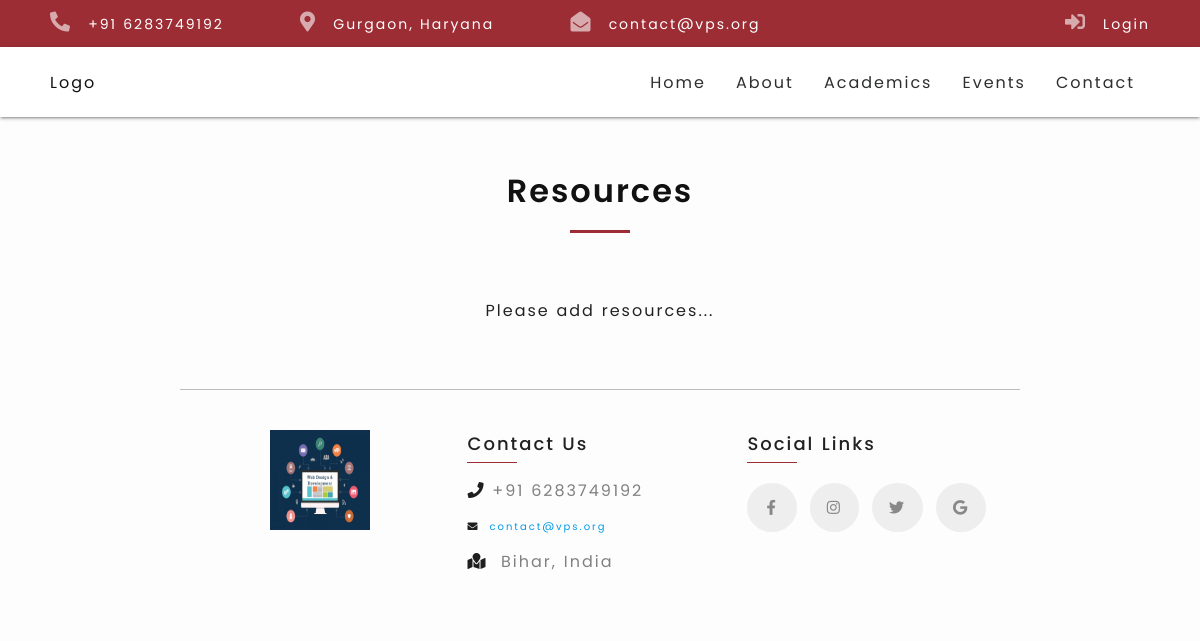
Page /academics/resources/ on the earlier database version.
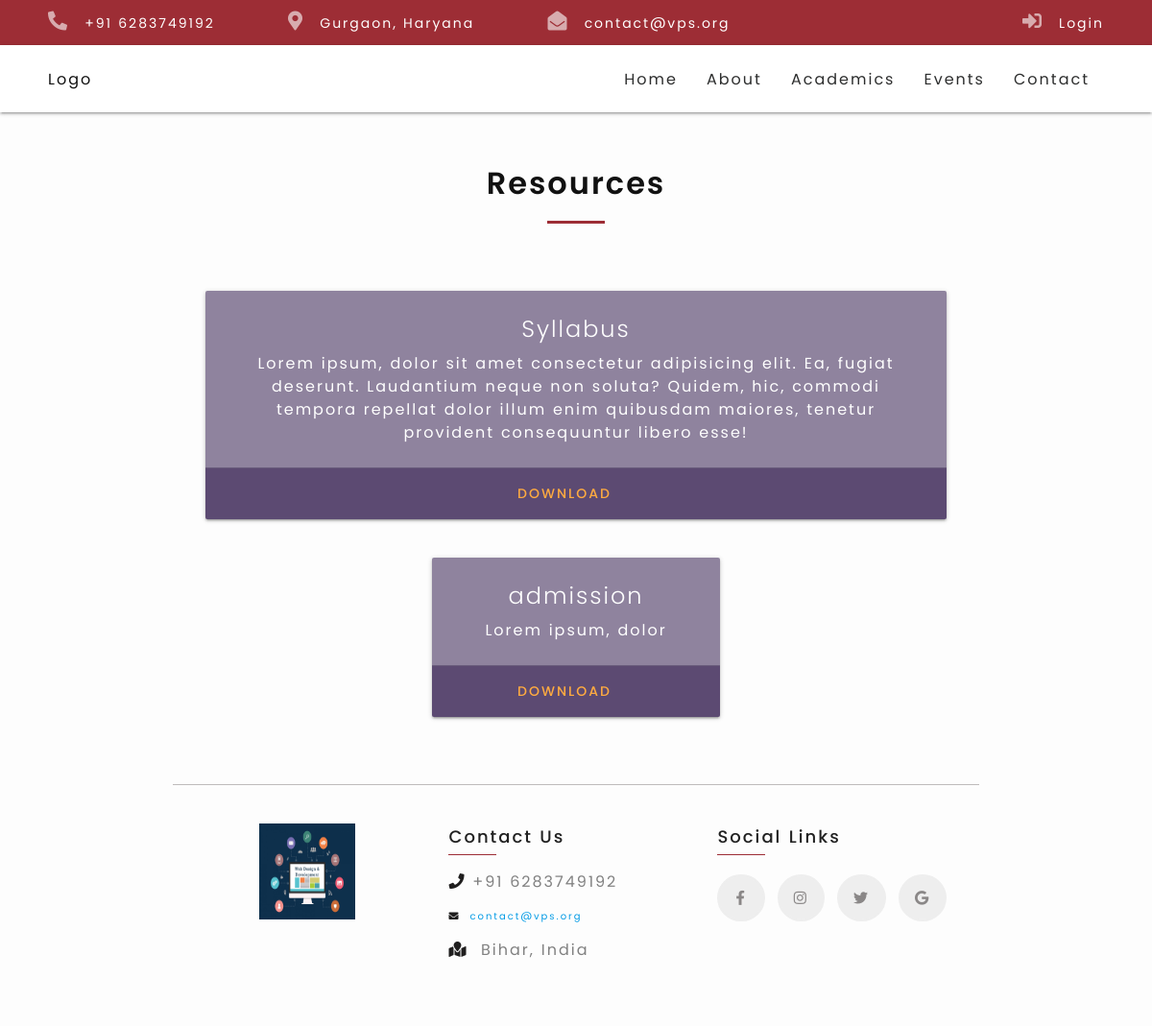
Same page on the later database version.
### academics/models.py (models this page shows)
class Resource(models.Model):
    title = models.CharField(max_length=100)
    description = models.TextField(max_length=500)
    createdOn = models.DateField()
    pdf = models.FileField(upload_to='pdf')

### academics/views.py (the view)
# urls.py: path('resources/', views.resources, name="resources")
def resources(request):
    reso = Resource.objects.all()
    return render(request, 'academics/resources.html', {'resources': reso})

### vpsBase/context_processor.py (called while the page is built)
def render_footer(request):
    footer_content = About.objects.all()[0]
    return {
        'about_content': footer_content
    }

### academics/templates/academics/resources.html (shortened to what this page needs)
{% extends 'vpsBase/base.html' %}
{% block content %}
<div class="resources-page text-center padding-lr-20 padding-tb-50">
  <h2 class="heading">Resources</h2>
<div class="container">
  <div class="resources d-flex flex-column mt-35">
    {% if resources %}
    {% for resource in resources %}
      <div class="card">
        <div class="card-content">
          <span class="card-title">{{resource.title}}</span>
          <p>{{resource.description}}</p>
        </div>
        <div class="card-action">
          <a href="{{resource.pdf.url}}" download>
              Download
          </a>
        </div>
      </div>
    {% endfor %}
    {% else %}
      <p>Please add resources...</p>
    {% endif %}
  </div>
</div>
</div>
   {% endblock content %}

Differences in the rows shown:
added Resource: title "Syllabus", description "Lorem ipsum, dolor sit amet consectetur adipisicing elit. Ea, fugiat deserunt. Laudantium neque non soluta? Quidem, hic, commodi tempora repellat dolor illum enim quibusdam maiores, tenetur provident consequuntur libero esse!"
added Resource: title "admission", description "Lorem ipsum, dolor"
Other differences:
text no longer shown: "Please add resources..."
